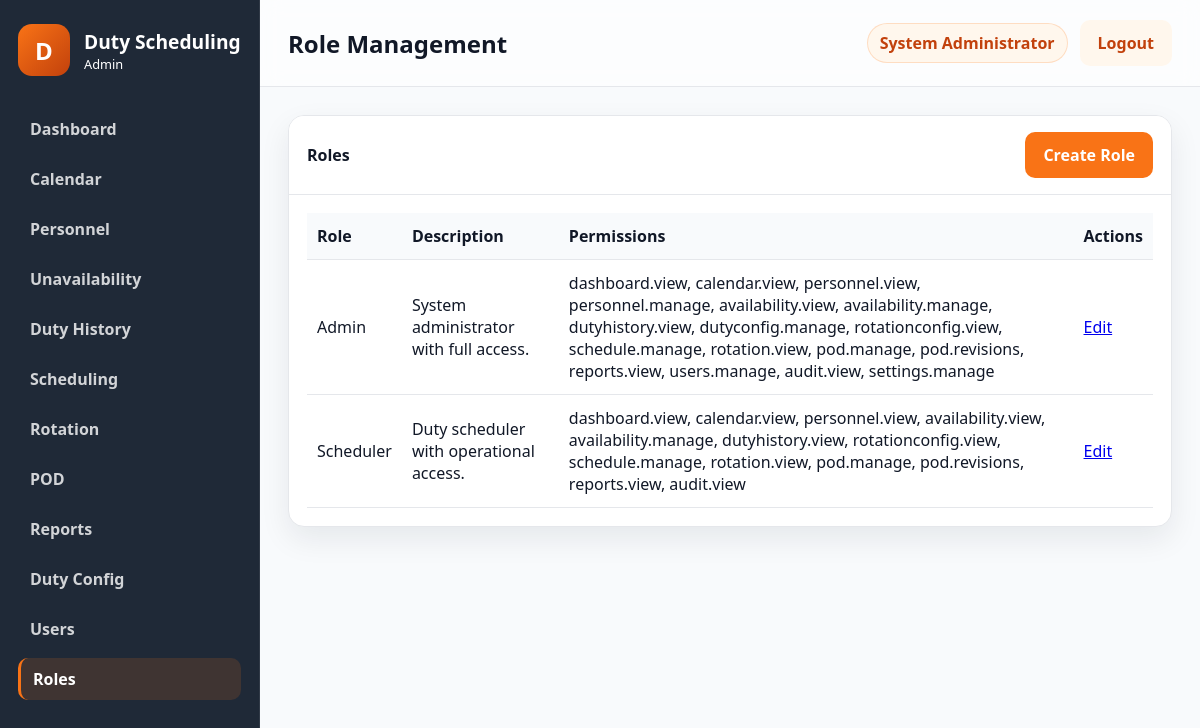
The page /public/?route=roles/index (signed in) on the database its author committed.
### tables this page shows
CREATE TABLE users (
    id INT NOT NULL AUTO_INCREMENT,
    username VARCHAR(50) NOT NULL,
    password_hash VARCHAR(255) NOT NULL,
    full_name VARCHAR(100) NOT NULL,
    email VARCHAR(100) NULL,
    role_id INT NOT NULL,
    status ENUM('active','inactive') NOT NULL DEFAULT 'active',
    failed_login_attempts INT NOT NULL DEFAULT 0,
    locked_until DATETIME NULL,
    last_login DATETIME NULL,
    created_at TIMESTAMP NOT NULL DEFAULT CURRENT_TIMESTAMP,
    updated_at TIMESTAMP NOT NULL DEFAULT CURRENT_TIMESTAMP ON UPDATE CURRENT_TIMESTAMP,
    PRIMARY KEY (id),
    UNIQUE KEY uk_users_username (username),
    KEY idx_users_role_id (role_id),
    CONSTRAINT fk_users_role_id FOREIGN KEY (role_id) REFERENCES roles (id)
        ON UPDATE CASCADE
        ON DELETE RESTRICT
);

CREATE TABLE roles (
    id INT NOT NULL AUTO_INCREMENT,
    role_name VARCHAR(50) NOT NULL,
    description VARCHAR(255) NULL,
    permissions LONGTEXT NULL,
    is_active TINYINT(1) NOT NULL DEFAULT 1,
    created_at TIMESTAMP NOT NULL DEFAULT CURRENT_TIMESTAMP,
    updated_at TIMESTAMP NOT NULL DEFAULT CURRENT_TIMESTAMP ON UPDATE CURRENT_TIMESTAMP,
    PRIMARY KEY (id),
    UNIQUE KEY uk_roles_role_name (role_name)
);

### controllers/UserController.php (called while the page is built, shortened)
<?php
class UserController
{
    public function roles(): void
    {
        $pageTitle = 'Role Management';
        $roles = Role::all();
        include APP_ROOT . '/views/layouts/layout.php';
    }
}

### core/functions.php (called while the page is built, shortened)
<?php
function normalize_permission(string $permission): string
{
    $normalized = trim(strtolower($permission));
    $normalized = str_replace(':', '.', $normalized);
    $normalized = str_replace('_', '.', $normalized);
    return $normalized;
}
function e(mixed $value): string
{
    return htmlspecialchars((string) $value, ENT_QUOTES, 'UTF-8');
}
function user_has_permission(string $permission): bool
{
    $user = current_user();
    $permissions = $user['permissions'] ?? [];
    return in_array(normalize_permission($permission), $permissions, true);
}
function dispatch_controller(string $controllerName, string $methodName): void
{
    $controller = new $controllerName();
    $controller->{$methodName}();
}

### public/index.php (called while the page is built, shortened)
<?php
$route = trim((string) ($_GET['route'] ?? ''), " /\t\n\r");
$routeResolver = resolve_route($route);
[$controllerName, $actionName] = $routeResolver;
if ($route !== 'auth/login' && $route !== 'auth/logout' && !is_logged_in()) {
    redirect(APP_PUBLIC_URL . '/?route=auth/login');
}
dispatch_controller($controllerName, $actionName);

### core/auth.php (called while the page is built, shortened)
<?php
function is_logged_in(): bool
{
    $user = current_user();
    return !empty($user);
}
function current_user(): ?array
{
    $sessionUser = $_SESSION['user'] ?? null;
    $userId = (int) ($_SESSION['user_id'] ?? 0);
    if (is_array($sessionUser) && !empty($sessionUser['id'])) {
        $user = User::findById($userId);
        $role = Role::findById((int) ($user['role_id'] ?? 0));
        $user['role_name'] = $role['role_name'] ?? ($sessionUser['role_name'] ?? '');
        $user['permissions'] = Role::getPermissionsForRoleId((int) ($user['role_id'] ?? 0));
        return $user;
    }
    $user = User::findById($userId);
    $role = Role::findById((int) ($user['role_id'] ?? 0));
    $user['role_name'] = $role['role_name'] ?? '';
    $user['permissions'] = Role::getPermissionsForRoleId((int) ($user['role_id'] ?? 0));
    return $user;
}

### models/User.php (called while the page is built, shortened)
<?php
class User
{
    public static function findById(int $id): ?array
    {
        $pdo = get_db();
        $statement = $pdo->prepare(
            'SELECT u.*, r.role_name, r.permissions AS role_permissions
             FROM users u
             LEFT JOIN roles r ON r.id = u.role_id
             WHERE u.id = :id
             LIMIT 1'
        );
        $statement->execute([':id' => $id]);
        $user = $statement->fetch();
        $user['permissions'] = Role::decodePermissions($user['role_permissions'] ?? '[]');
        return $user;
    }
}

### models/Role.php (called while the page is built, shortened)
<?php
class Role
{
    public static function all(): array
    {
        $pdo = get_db();
        $statement = $pdo->query('SELECT * FROM roles ORDER BY id ASC');
        return $statement->fetchAll() ?: [];
    }
    public static function findById(int $id): ?array
    {
        $pdo = get_db();
        $statement = $pdo->prepare('SELECT * FROM roles WHERE id = :id LIMIT 1');
        $statement->execute([':id' => $id]);
        $role = $statement->fetch();
        return $role ?: null;
    }
    public static function getPermissionsForRoleId(int $roleId): array
    {
        $role = self::findById($roleId);
        return self::decodePermissions($role['permissions'] ?? '[]');
    }
    public static function decodePermissions(mixed $permissions): array
    {
        $values = [];
        if (is_array($permissions)) {
            $values = array_values($permissions);
        } else {
            $decoded = json_decode((string) $permissions, true);
            if (is_array($decoded)) {
                $values = array_values($decoded);
            }
        }
        $normalized = [];
        foreach ($values as $value) {
            $normalized[] = normalize_permission((string) $value);
        }
        return array_values(array_unique($normalized));
    }
}

### views/users/roles.php (the view, shortened to what this page needs)
<div class="panel">
    <div class="panel-header">
        <span>Roles</span>
        <a class="btn btn-primary" href="<?= e(APP_PUBLIC_URL . '/?route=roles/create'); ?>">Create Role</a>
    </div>
    <div class="panel-body">
        <table class="data-table">
            <thead>
                <tr>
                    <th>Role</th>
                    <th>Description</th>
                    <th>Permissions</th>
                    <th>Actions</th>
                </tr>
            </thead>
            <tbody>
                <?php foreach ($roles as $role): ?>
                    <tr>
                        <td><?= e($role['role_name']); ?></td>
                        <td><?= e($role['description'] ?? ''); ?></td>
                        <td><?php
                            $perms = json_decode((string) ($role['permissions'] ?? '[]'), true);
                            echo e(implode(', ', is_array($perms) ? $perms : []));
                        ?></td>
                        <td>
                            <a href="<?= e(APP_PUBLIC_URL . '/?route=roles/edit&id=' . (int) $role['id']); ?>">Edit</a>
                        </td>
                    </tr>
                <?php endforeach; ?>
            </tbody>
        </table>
    </div>
</div>

### views/layouts/layout.php (shortened to what this page needs)
<?php
$user = $user ?? current_user();
$pageTitle = $pageTitle ?? 'Dashboard';
$viewFile = $viewFile ?? APP_ROOT . '/views/dashboard/index.php';
?>
<!doctype html>
<html lang="en">
<head>
    <link rel="stylesheet" href="<?= e(APP_PUBLIC_URL . '/assets/css/app.css'); ?>">
    <link rel="stylesheet" href="<?= e(APP_PUBLIC_URL . '/assets/css/print.css'); ?>">
</head>
<body class="app-body">
    <div class="app-shell">
        <?php include APP_ROOT . '/views/layouts/sidebar.php'; ?>
        <main class="main-panel">
            <header class="topbar no-print">
                <div>
                    <h1><?= e($pageTitle); ?></h1>
                </div>
                <div class="topbar-actions">
                    <span class="user-pill"><?= e($user['full_name'] ?? 'Administrator'); ?></span>
                    <a class="btn btn-secondary" href="<?= e(APP_PUBLIC_URL . '/?route=auth/logout'); ?>">Logout</a>
                </div>
            </header>
            <section class="content-area">
                <?php include $viewFile; ?>
            </section>
        </main>
    </div>
</body>
</html>

### public/assets/css/app.css (style rules this page uses)
:root { --primary: #F97316; --primary-dark: #C2410C; --primary-light: #FFF7ED; --dark: #1F2937; --bg: #F8FAFC; --border: #E5E7EB; --text: #111827; --muted: #6B7280; --shadow: 0 12px 30px rgba(15, 23, 42, 0.08); --radius: 16px; --card-bg: #FFFFFF; --danger: #DC2626; --success: #16A34A; --warning: #F59E0B; }
* { box-sizing: border-box; }
html, body { margin: 0; min-height: 100%; font-family: "Segoe UI", Tahoma, Geneva, Verdana, sans-serif; background: var(--bg); color: var(--text); }
body { min-height: 100vh; }
.btn { display: inline-flex; align-items: center; justify-content: center; padding: 12px 18px; border: none; border-radius: 10px; text-decoration: none; cursor: pointer; font-weight: 600; transition: opacity 0.2s ease; }
.btn-primary { background: var(--primary); color: #fff; }
.btn-secondary { background: var(--primary-light); color: var(--primary-dark); }
.app-body { background: var(--bg); }
.app-shell { display: flex; min-height: 100vh; }
.main-panel { flex: 1; display: flex; flex-direction: column; }
.topbar { display: flex; align-items: center; justify-content: space-between; padding: 20px 28px; background: rgba(255, 255, 255, 0.6); border-bottom: 1px solid var(--border); backdrop-filter: blur(10px); }
.topbar h1 { margin: 0; font-size: 1.5rem; }
.topbar-actions { display: flex; align-items: center; gap: 12px; }
.user-pill { background: var(--primary-light); color: var(--primary-dark); border: 1px solid rgba(249, 115, 22, 0.2); border-radius: 999px; padding: 8px 12px; font-weight: 600; }
.content-area { padding: 28px; }
.data-table { width: 100%; border-collapse: collapse; }
.data-table th, .data-table td { padding: 12px 10px; text-align: left; border-bottom: 1px solid var(--border); }
.data-table th { background: #f8fafc; }
.panel { background: var(--card-bg); border: 1px solid var(--border); border-radius: var(--radius); overflow: hidden; box-shadow: var(--shadow); }
.panel-header { display: flex; align-items: center; justify-content: space-between; padding: 16px 18px; border-bottom: 1px solid var(--border); background: #fff; font-weight: 700; }
.panel-body { padding: 18px; }
.no-print { print-color-adjust: exact; }

### public/assets/css/print.css (style rules this page uses)
body { background: #fff; }

### rows shown on the page
users: full_name "System Administrator"
roles: role_name "Admin", description "System administrator with full access.", permissions "dashboard.view, calendar.view, personnel.view, personnel.manage, availability.view, availability.manage, dutyhistory.view, dutyconfig.manage, rotationconfig.view, schedule.manage, rotation.view, pod.manage, pod.revisions, reports.view, users.manage, audit.view, settings.manage"
roles: role_name "Scheduler", description "Duty scheduler with operational access.", permissions "dashboard.view, calendar.view, personnel.view, availability.view, availability.manage, dutyhistory.view, rotationconfig.view, schedule.manage, rotation.view, pod.manage, pod.revisions, reports.view, audit.view"

### other values the page prints
$item['label'] "Dashboard"
$item['label'] "Calendar"
$item['label'] "Personnel"
$item['label'] "Unavailability"
$item['label'] "Duty History"
$item['label'] "Scheduling"
$item['label'] "Rotation"
$item['label'] "POD"
$item['label'] "Reports"
$item['label'] "Duty Config"
$item['label'] "Users"
$item['label'] "Roles"
$pageTitle "Role Management"
